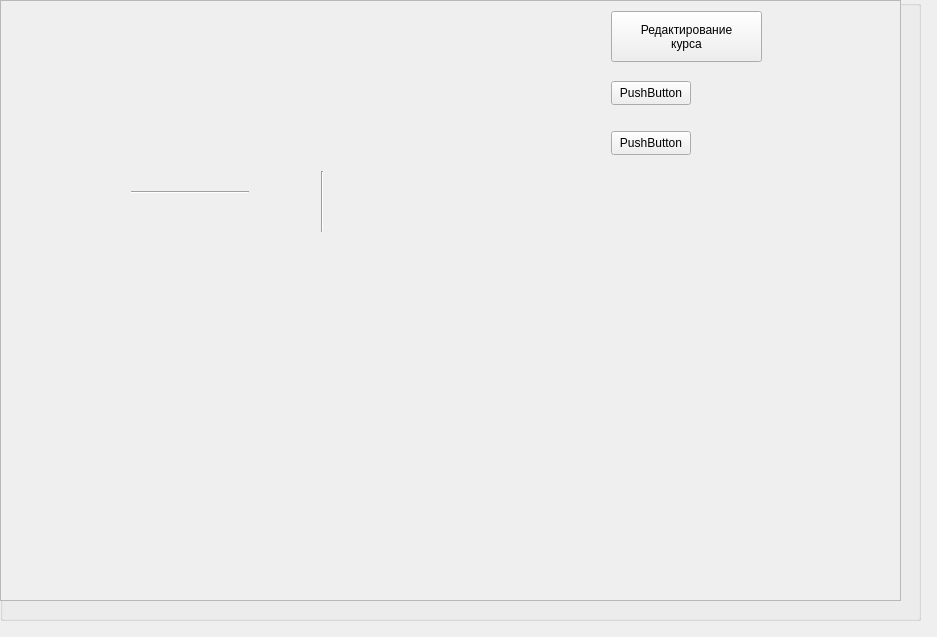
<?xml version="1.0" encoding="UTF-8"?>
<ui version="4.0">
 <class>CoursePage</class>
 <widget class="QWidget" name="CoursePage">
  <property name="geometry">
   <rect>
    <x>0</x>
    <y>0</y>
    <width>937</width>
    <height>637</height>
   </rect>
  </property>
  <property name="windowTitle">
   <string>Form</string>
  </property>
  <widget class="QGroupBox" name="groupBox">
   <property name="geometry">
    <rect>
     <x>0</x>
     <y>0</y>
     <width>921</width>
     <height>621</height>
    </rect>
   </property>
   <property name="title">
    <string/>
   </property>
   <widget class="QScrollArea" name="scrollArea">
    <property name="geometry">
     <rect>
      <x>0</x>
      <y>0</y>
      <width>901</width>
      <height>601</height>
     </rect>
    </property>
    <property name="widgetResizable">
     <bool>true</bool>
    </property>
    <widget class="QWidget" name="scrollAreaWidgetContents">
     <property name="geometry">
      <rect>
       <x>0</x>
       <y>0</y>
       <width>899</width>
       <height>599</height>
      </rect>
     </property>
     <widget class="QLabel" name="IconLabel">
      <property name="geometry">
       <rect>
        <x>0</x>
        <y>0</y>
        <width>111</width>
        <height>81</height>
       </rect>
      </property>
      <property name="sizePolicy">
       <sizepolicy hsizetype="Fixed" vsizetype="Fixed">
        <horstretch>0</horstretch>
        <verstretch>0</verstretch>
       </sizepolicy>
      </property>
      <property name="text">
       <string/>
      </property>
     </widget>
     <widget class="QLabel" name="CourseNameLabel">
      <property name="geometry">
       <rect>
        <x>130</x>
        <y>20</y>
        <width>81</width>
        <height>20</height>
       </rect>
      </property>
      <property name="text">
       <string/>
      </property>
     </widget>
     <widget class="QPushButton" name="EditCourseButton">
      <property name="geometry">
       <rect>
        <x>610</x>
        <y>10</y>
        <width>151</width>
        <height>51</height>
       </rect>
      </property>
      <property name="text">
       <string>Редактирование
курса</string>
      </property>
     </widget>
     <widget class="Line" name="horizontalLine">
      <property name="geometry">
       <rect>
        <x>130</x>
        <y>190</y>
        <width>118</width>
        <height>3</height>
       </rect>
      </property>
      <property name="orientation">
       <enum>Qt::Horizontal</enum>
      </property>
     </widget>
     <widget class="Line" name="verticalLine">
      <property name="geometry">
       <rect>
        <x>320</x>
        <y>170</y>
        <width>3</width>
        <height>61</height>
       </rect>
      </property>
      <property name="orientation">
       <enum>Qt::Vertical</enum>
      </property>
     </widget>
     <widget class="QPushButton" name="scoreButton">
      <property name="geometry">
       <rect>
        <x>610</x>
        <y>80</y>
        <width>80</width>
        <height>24</height>
       </rect>
      </property>
      <property name="text">
       <string>PushButton</string>
      </property>
     </widget>
     <widget class="QPushButton" name="checkButton">
      <property name="geometry">
       <rect>
        <x>610</x>
        <y>130</y>
        <width>80</width>
        <height>24</height>
       </rect>
      </property>
      <property name="text">
       <string>PushButton</string>
      </property>
     </widget>
    </widget>
   </widget>
  </widget>
 </widget>
 <resources/>
 <connections/>
</ui>
